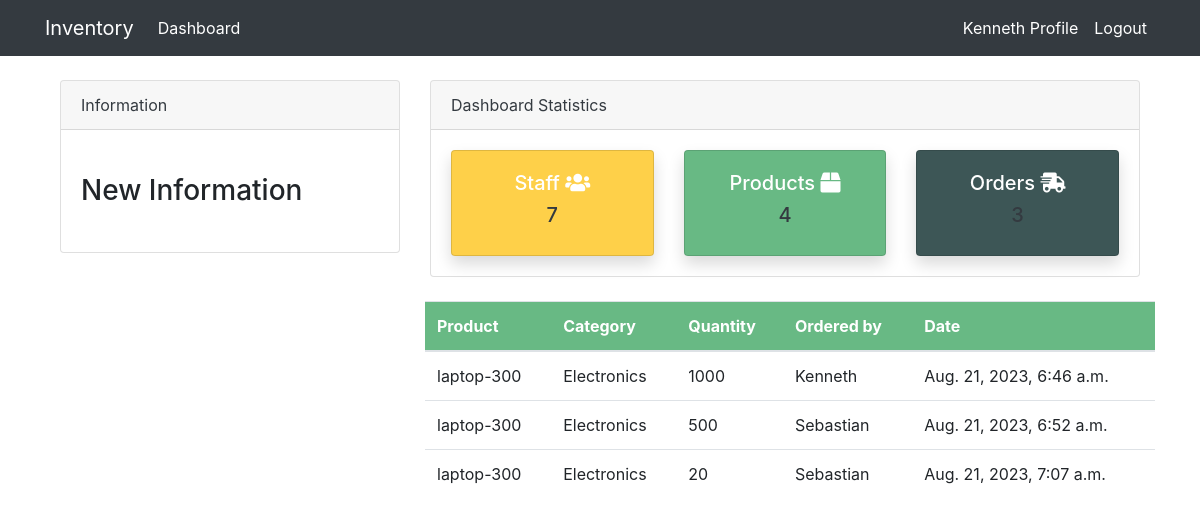
The page /orders/ (signed in) on the database its author committed.
### inventoryapp/models.py (models this page shows, shortened)
class Order(models.Model):
    product = models.ForeignKey(Products, on_delete=models.CASCADE)
    staff = models.ForeignKey(User, models.CASCADE, null=True)
    order_quantity = models.PositiveIntegerField(null=True)
    date = models.DateTimeField(auto_now_add=True)
    class Meta:
        verbose_name_plural = 'Order'

class Products(models.Model):
    name = models.CharField(max_length=100, null=True)
    category = models.CharField(max_length=20, choices=CATEGORY, null=True)
    quantity  = models.PositiveIntegerField(null=True)
    class Meta:
        verbose_name_plural = 'Product'
    def __str__(self):
        return f'{self.name}-{self.quantity}'

### inventoryapp/views.py (the view)
# urls.py: path('orders/', views.orders, name="dashboard-orders")
@login_required
def orders(request):
    order = Order.objects.all()
    order_count = order.count()
    items = Products.objects.all()
    items_count = items.count()
    workers = User.objects.all()
    workers_count = workers.count()
    context={
        'order':order,
        'order_count' : order_count,
        'items_count': items_count,
        'workers_count' : workers_count,
    }
    return render(request,'dashboard/orders.html', context)

### templates/dashboard/orders.html (shortened to what this page needs)
{% extends 'partials/base.html' %}
{% block content %}
{%  include 'partials/topnav.html' %}
<div class="row my-4">
    <div class="col-md-4"></div>
    <div class="col-md-8">
        <table class="table bg-white">
            <thead class="text-white" style="background: #68B984;">
                <tr>
                    <th scope="col">Product</th>
                    <th scope="col">Category</th>
                    <th scope="col">Quantity</th>
                    <th scope="col">Ordered by</th>
                    <th scope="col">Date</th>
                </tr>
            </thead>
            <tbody>
                {% for order in order %}
                <tr>
                    <td>{{order.product}}</td>
                    <td>{{order.product.category}}</td>
                    <td>{{order.order_quantity}}</td>
                    <td>{{order.staff}}</td>
                    <td>{{order.date}}</td>
                </tr>
                {%endfor%}
            </tbody>
        </table>
    </div>
</div>
{% endblock %}

### templates/partials/nav.html (shortened to what this page needs)
<nav class="navbar navbar-expand-lg navbar-dark bg-dark">
    {% if user.is_authenticated %}
    <div class="container">
        <a class="navbar-brand text-white" href="{% url 'dashboard-index' %}">Inventory</a>
        <div class="collapse navbar-collapse" id="navbarSupportedContent">
            <ul class="navbar-nav mr-auto">
                <li class="nav-item active">
                    <a class="nav-link text-white" href="{% url 'dashboard-index' %}">Dashboard </a>
                </li>
            </ul>
            <ul class="navbar-nav ml-auto">
                <li class="nav-item active">
                    <a class="nav-link text-white" href="{% url 'user-profile' %}">{{user.username}} Profile
                        <span class="sr-only">(current)</span></a>
                </li>
                <li class="nav-item">
                    <a class="nav-link text-white" href="{% url 'user-logout' %}">Logout</a>
                </li>
            </ul>
        {% endif %}
        </div>
    </div>
</nav>

### static/style.css (style rules this page uses)
body { background: white; }

### rows shown on the page
Order: product "laptop-300", product.category "Electronics", order_quantity "1000", staff "Kenneth", date "Aug. 21, 2023, 6:46 a.m."
Order: product "laptop-300", product.category "Electronics", order_quantity "500", staff "Sebastian", date "Aug. 21, 2023, 6:52 a.m."
Order: product "laptop-300", product.category "Electronics", order_quantity "20", staff "Sebastian", date "Aug. 21, 2023, 7:07 a.m."

### other values the page prints
{{ user.username }} "Kenneth"
{{ workers_count }} "7"
{{ items_count }} "4"
{{ order_count }} "3"
